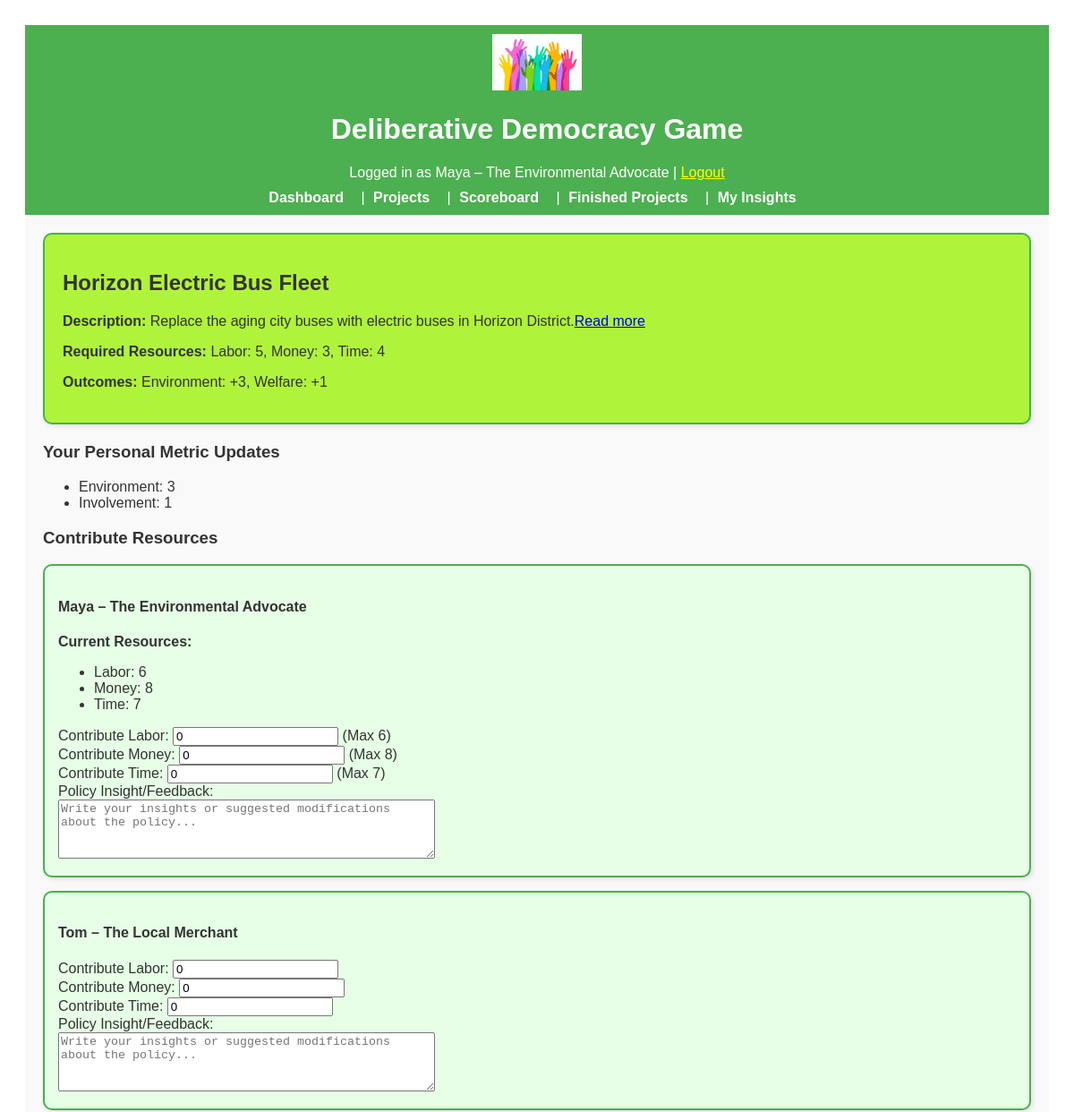
Before: /project/3 (signed in, upper part) with the older database file.
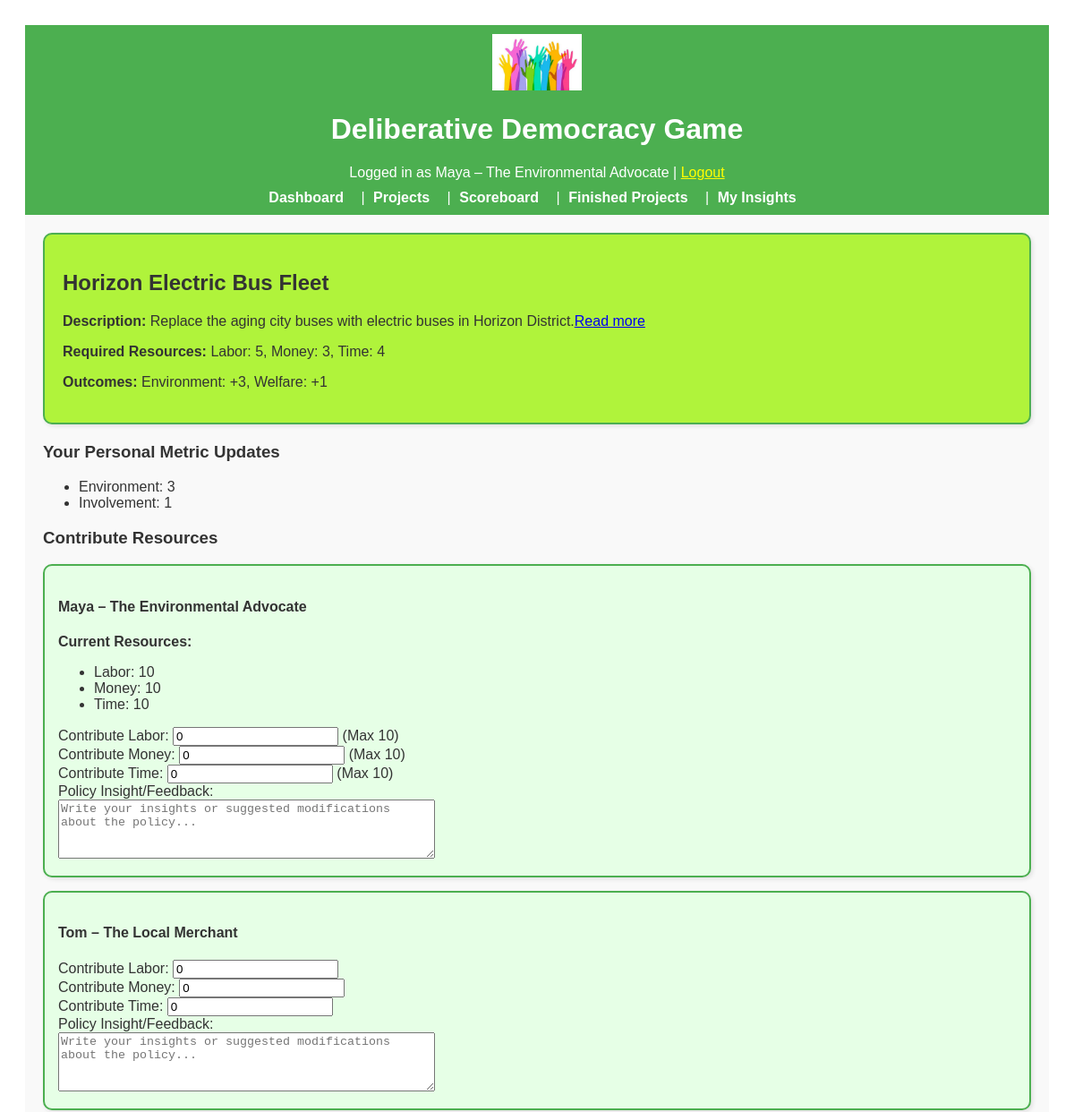
After: the same page with the newer database file.
### app/models.py (models this page shows, shortened)
class Resource(db.Model):
    __tablename__ = "resources"
    id = db.Column(db.Integer, primary_key=True)
    type = db.Column(db.String(64), nullable=False)  # 'Time', 'Money', 'Labor'
    amount = db.Column(db.Integer, default=0, nullable=False)
    user_id = db.Column(db.Integer, db.ForeignKey("users.id"), nullable=False)

class User(UserMixin, db.Model):
    __tablename__ = "users"
    id = db.Column(db.Integer, primary_key=True)
    character_name = db.Column(db.String(64), unique=True, nullable=False)
    interests = db.Column(db.Text, nullable=True)
    utility_criteria = db.Column(db.Text, nullable=True)
    starting_resources = db.Column(db.Text, nullable=True)
    reading = db.Column(db.Text, nullable=True)
    environment = db.Column(db.Integer, default=0, nullable=True)
    money = db.Column(db.Integer, default=0, nullable=True)
    involvement = db.Column(db.Integer, default=0, nullable=True)
    welfare = db.Column(db.Integer, default=0, nullable=True)
    resources = db.relationship("Resource", backref="user", lazy=True)
    metrics = db.relationship("Metric", backref="user", lazy=True)

### app/routes.py (the view, shortened to what this page needs)
@main.route("/project/<int:project_id>", methods=["GET", "POST"])
@login_required
def project_detail(project_id):
    project = Project.query.get_or_404(project_id)
    users = User.query.all()
    required_resources = parse_resources(project.required_resources)
    user_insights = {}
    user_metric_updates = {}
    if project.personal_metric_updates:
        for user_id, updates in project.personal_metric_updates.items():
            user_metric_updates[user_id] = {
                metric: int(value) for metric, value in updates.items()
            }
    return render_template(
        "project_detail.html",
        project=project,
        users=users,
        user_insights=user_insights,
        user_metric_updates=user_metric_updates,
    )

### app/routes.py (called while the page is built)
@login_manager.user_loader
def load_user(user_id):
    return User.query.get(int(user_id))

### app/utils.py (called while the page is built)
def parse_resources(resource_string):
    resource_dict = {}
    resources = resource_string.split(", ")
    for resource in resources:
        if ": " in resource:
            key, value = resource.split(": ")
            resource_dict[key.lower()] = int(value)
    return resource_dict

### app/templates/project_detail.html (shortened to what this page needs)
{% extends "base.html" %}
{% block content %}
<div class="project-detail-box">
    <h2>{{ project.name }}</h2>
    <p><strong>Description:</strong> {{ project.description | safe }}</p>
    <p><strong>Required Resources:</strong> {{ project.required_resources }}</p>
    <p><strong>Outcomes:</strong> {{ project.outcomes }}</p>
</div>
<div class="personal-metrics-box">
    <h3>Your Personal Metric Updates</h3>
    {% if project.personal_metric_updates %}
    {% set current_user_id = current_user.id|string %}
    {% if current_user_id in project.personal_metric_updates %}
    {% set updates = project.personal_metric_updates[current_user_id] %}
    <ul class="personal-metric-list">
        {% for metric, value in updates.items() %}
        <li>{{ metric }}: {{ value }}</li>
        {% endfor %}
    </ul>
    {% else %}
    <p>No personal metric updates for this project.</p>
    {% endif %}
    {% else %}
    <p>No personal metric updates available for this project.</p>
    {% endif %}
</div>
<form method="POST">
    <h3>Contribute Resources</h3>
    {% for user in users %}
    <div class="user-box">
        <h4>{{ user.character_name }}</h4>
        {% if user.id == current_user.id %}
        <p><strong>Current Resources:</strong></p>
        <ul>
            {% set user_resources = user.resources | groupby('type') %}
            {% for resource_type, resources in user_resources %}
            <li>{{ resource_type }}: {{ resources[0].amount }}</li>
            {% endfor %}
        </ul>
        {% endif %}
        <label>Contribute Labor:</label>
        <input type="number" name="contribute_labor_{{ user.id }}" min="0" value="0">
        {% if user.id == current_user.id %}
        <span>(Max {{ user.resources | selectattr('type', 'equalto', 'Labor') | map(attribute='amount') | sum }})</span>
        {% endif %}
        <br>
        <label>Contribute Money:</label>
        <input type="number" name="contribute_money_{{ user.id }}" min="0" value="0">
        {% if user.id == current_user.id %}
        <span>(Max {{ user.resources | selectattr('type', 'equalto', 'Money') | map(attribute='amount') | sum }})</span>
        {% endif %}
        <br>
        <label>Contribute Time:</label>
        <input type="number" name="contribute_time_{{ user.id }}" min="0" value="0">
        {% if user.id == current_user.id %}
        <span>(Max {{ user.resources | selectattr('type', 'equalto', 'Time') | map(attribute='amount') | sum }})</span>
        {% endif %}
        <br>
        <label>Policy Insight/Feedback:</label><br>
        <textarea name="policy_insight_{{ user.id }}" rows="4" cols="50"
            placeholder="Write your insights or suggested modifications about the policy...">{{ user_insights[user.id] if user_insights else '' }}</textarea><br>
    </div>
    {% endfor %}
</form>
{% endblock %}

### app/templates/base.html (shortened to what this page needs)
<!DOCTYPE html>
<html lang="en">
<head>
    <link rel="stylesheet" href="{{ url_for('static', filename='css/styles.css') }}">
</head>
<body>
    <header style="background-color: #4CAF50; padding: 10px; color: white; text-align: center;">
        <img src="{{ url_for('static', filename='images/logo.png') }}" alt="Game Logo"
            style="width: 100px; height: auto;">
        <h1>Deliberative Democracy Game</h1>
        {% if current_user.is_authenticated %}
        <p style="margin: 0;">Logged in as {{ current_user.character_name }} | <a href="{{ url_for('main.logout') }}"
                style="color: yellow;">Logout</a></p>
        {% endif %}
        <nav style="margin-top: 10px;">
            <a href="{{ url_for('main.dashboard') }}" style="color: white; padding: 5px;">Dashboard</a> |
            <a href="{{ url_for('main.project_list') }}" style="color: white; padding: 5px;">Projects</a> |
            <a href="{{ url_for('main.score_board') }}" style="color: white; padding: 5px;">Scoreboard</a> |
            <a href="{{ url_for('main.finished_projects') }}" style="color: white; padding: 5px;">Finished Projects</a>
            |
            <a href="{{ url_for('main.insight') }}" style="color: white; padding: 5px;">My Insights</a>
        </nav>
    </header>
    <main style="padding: 20px; background-color: #f9f9f9;">
        {% block content %}{% endblock %}
    </main>
</body>
</html>

Changed rows visible on the page:
changed User "Maya – The Environmental Advocate": resources|selectattr "6" → "10"; resources|selectattr "8" → "10"; resources|selectattr "7" → "10"
changed Resource "Labor": amount "6" → "10"
changed Resource "Money": amount "8" → "10"
changed Resource "Time": amount "7" → "10"
